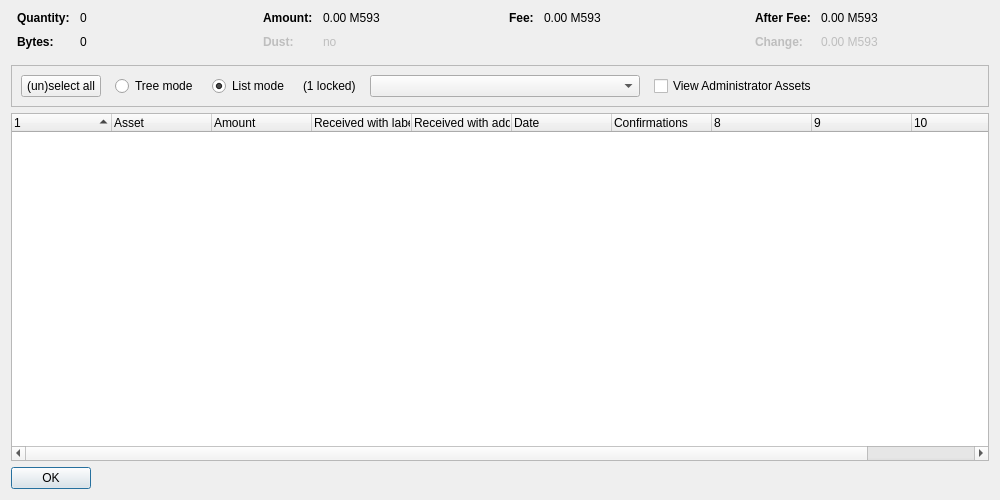
<?xml version="1.0" encoding="UTF-8"?>
<ui version="4.0">
 <class>AssetControlDialog</class>
 <widget class="QDialog" name="AssetControlDialog">
  <property name="geometry">
   <rect>
    <x>0</x>
    <y>0</y>
    <width>1000</width>
    <height>500</height>
   </rect>
  </property>
  <property name="windowTitle">
   <string>Asset Selection</string>
  </property>
  <layout class="QVBoxLayout" name="verticalLayout">
   <item>
    <layout class="QHBoxLayout" name="horizontalLayoutTop" stretch="0,0,0,0">
     <property name="topMargin">
      <number>0</number>
     </property>
     <property name="bottomMargin">
      <number>10</number>
     </property>
     <item>
      <layout class="QFormLayout" name="formLayoutAssetControl1">
       <property name="horizontalSpacing">
        <number>10</number>
       </property>
       <property name="verticalSpacing">
        <number>10</number>
       </property>
       <property name="leftMargin">
        <number>6</number>
       </property>
       <property name="rightMargin">
        <number>6</number>
       </property>
       <item row="0" column="0">
        <widget class="QLabel" name="labelAssetControlQuantityText">
         <property name="font">
          <font>
           <weight>75</weight>
           <bold>true</bold>
          </font>
         </property>
         <property name="text">
          <string>Quantity:</string>
         </property>
        </widget>
       </item>
       <item row="0" column="1">
        <widget class="QLabel" name="labelAssetControlQuantity">
         <property name="cursor">
          <cursorShape>IBeamCursor</cursorShape>
         </property>
         <property name="contextMenuPolicy">
          <enum>Qt::ActionsContextMenu</enum>
         </property>
         <property name="text">
          <string notr="true">0</string>
         </property>
         <property name="textInteractionFlags">
          <set>Qt::LinksAccessibleByMouse|Qt::TextSelectableByKeyboard|Qt::TextSelectableByMouse</set>
         </property>
        </widget>
       </item>
       <item row="1" column="0">
        <widget class="QLabel" name="labelAssetControlBytesText">
         <property name="font">
          <font>
           <weight>75</weight>
           <bold>true</bold>
          </font>
         </property>
         <property name="text">
          <string>Bytes:</string>
         </property>
        </widget>
       </item>
       <item row="1" column="1">
        <widget class="QLabel" name="labelAssetControlBytes">
         <property name="cursor">
          <cursorShape>IBeamCursor</cursorShape>
         </property>
         <property name="contextMenuPolicy">
          <enum>Qt::ActionsContextMenu</enum>
         </property>
         <property name="text">
          <string notr="true">0</string>
         </property>
         <property name="textInteractionFlags">
          <set>Qt::LinksAccessibleByMouse|Qt::TextSelectableByKeyboard|Qt::TextSelectableByMouse</set>
         </property>
        </widget>
       </item>
      </layout>
     </item>
     <item>
      <layout class="QFormLayout" name="formLayoutAssetControl2">
       <property name="horizontalSpacing">
        <number>10</number>
       </property>
       <property name="verticalSpacing">
        <number>10</number>
       </property>
       <property name="leftMargin">
        <number>6</number>
       </property>
       <property name="rightMargin">
        <number>6</number>
       </property>
       <item row="0" column="0">
        <widget class="QLabel" name="labelAssetControlAmountText">
         <property name="font">
          <font>
           <weight>75</weight>
           <bold>true</bold>
          </font>
         </property>
         <property name="text">
          <string>Amount:</string>
         </property>
        </widget>
       </item>
       <item row="0" column="1">
        <widget class="QLabel" name="labelAssetControlAmount">
         <property name="cursor">
          <cursorShape>IBeamCursor</cursorShape>
         </property>
         <property name="contextMenuPolicy">
          <enum>Qt::ActionsContextMenu</enum>
         </property>
         <property name="text">
          <string notr="true">0.00 M593</string>
         </property>
         <property name="textInteractionFlags">
          <set>Qt::LinksAccessibleByMouse|Qt::TextSelectableByKeyboard|Qt::TextSelectableByMouse</set>
         </property>
        </widget>
       </item>
       <item row="1" column="0">
        <widget class="QLabel" name="labelAssetControlLowOutputText">
         <property name="enabled">
          <bool>false</bool>
         </property>
         <property name="font">
          <font>
           <weight>75</weight>
           <bold>true</bold>
          </font>
         </property>
         <property name="text">
          <string>Dust:</string>
         </property>
        </widget>
       </item>
       <item row="1" column="1">
        <widget class="QLabel" name="labelAssetControlLowOutput">
         <property name="enabled">
          <bool>false</bool>
         </property>
         <property name="cursor">
          <cursorShape>IBeamCursor</cursorShape>
         </property>
         <property name="contextMenuPolicy">
          <enum>Qt::ActionsContextMenu</enum>
         </property>
         <property name="text">
          <string notr="true">no</string>
         </property>
         <property name="textInteractionFlags">
          <set>Qt::LinksAccessibleByMouse|Qt::TextSelectableByKeyboard|Qt::TextSelectableByMouse</set>
         </property>
        </widget>
       </item>
      </layout>
     </item>
     <item>
      <layout class="QFormLayout" name="formLayoutAssetControl3">
       <property name="horizontalSpacing">
        <number>10</number>
       </property>
       <property name="verticalSpacing">
        <number>10</number>
       </property>
       <property name="leftMargin">
        <number>6</number>
       </property>
       <property name="rightMargin">
        <number>6</number>
       </property>
       <item row="0" column="0">
        <widget class="QLabel" name="labelAssetControlFeeText">
         <property name="font">
          <font>
           <weight>75</weight>
           <bold>true</bold>
          </font>
         </property>
         <property name="text">
          <string>Fee:</string>
         </property>
        </widget>
       </item>
       <item row="0" column="1">
        <widget class="QLabel" name="labelAssetControlFee">
         <property name="cursor">
          <cursorShape>IBeamCursor</cursorShape>
         </property>
         <property name="contextMenuPolicy">
          <enum>Qt::ActionsContextMenu</enum>
         </property>
         <property name="text">
          <string notr="true">0.00 M593</string>
         </property>
         <property name="textInteractionFlags">
          <set>Qt::LinksAccessibleByMouse|Qt::TextSelectableByKeyboard|Qt::TextSelectableByMouse</set>
         </property>
        </widget>
       </item>
      </layout>
     </item>
     <item>
      <layout class="QFormLayout" name="formLayoutAssetControl4">
       <property name="horizontalSpacing">
        <number>10</number>
       </property>
       <property name="verticalSpacing">
        <number>10</number>
       </property>
       <property name="leftMargin">
        <number>6</number>
       </property>
       <property name="rightMargin">
        <number>6</number>
       </property>
       <item row="0" column="0">
        <widget class="QLabel" name="labelAssetControlAfterFeeText">
         <property name="font">
          <font>
           <weight>75</weight>
           <bold>true</bold>
          </font>
         </property>
         <property name="text">
          <string>After Fee:</string>
         </property>
        </widget>
       </item>
       <item row="0" column="1">
        <widget class="QLabel" name="labelAssetControlAfterFee">
         <property name="cursor">
          <cursorShape>IBeamCursor</cursorShape>
         </property>
         <property name="contextMenuPolicy">
          <enum>Qt::ActionsContextMenu</enum>
         </property>
         <property name="text">
          <string notr="true">0.00 M593</string>
         </property>
         <property name="textInteractionFlags">
          <set>Qt::LinksAccessibleByMouse|Qt::TextSelectableByKeyboard|Qt::TextSelectableByMouse</set>
         </property>
        </widget>
       </item>
       <item row="1" column="0">
        <widget class="QLabel" name="labelAssetControlChangeText">
         <property name="enabled">
          <bool>false</bool>
         </property>
         <property name="font">
          <font>
           <weight>75</weight>
           <bold>true</bold>
          </font>
         </property>
         <property name="text">
          <string>Change:</string>
         </property>
        </widget>
       </item>
       <item row="1" column="1">
        <widget class="QLabel" name="labelAssetControlChange">
         <property name="enabled">
          <bool>false</bool>
         </property>
         <property name="cursor">
          <cursorShape>IBeamCursor</cursorShape>
         </property>
         <property name="contextMenuPolicy">
          <enum>Qt::ActionsContextMenu</enum>
         </property>
         <property name="text">
          <string notr="true">0.00 M593</string>
         </property>
         <property name="textInteractionFlags">
          <set>Qt::LinksAccessibleByMouse|Qt::TextSelectableByKeyboard|Qt::TextSelectableByMouse</set>
         </property>
        </widget>
       </item>
      </layout>
     </item>
    </layout>
   </item>
   <item>
    <widget class="QFrame" name="frame">
     <property name="minimumSize">
      <size>
       <width>0</width>
       <height>40</height>
      </size>
     </property>
     <property name="frameShape">
      <enum>QFrame::StyledPanel</enum>
     </property>
     <property name="frameShadow">
      <enum>QFrame::Sunken</enum>
     </property>
     <layout class="QHBoxLayout" name="horizontalLayout">
      <item>
       <layout class="QHBoxLayout" name="horizontalLayoutPanel" stretch="0,0,0,0,0,0,0">
        <property name="spacing">
         <number>14</number>
        </property>
        <item>
         <widget class="QPushButton" name="pushButtonSelectAll">
          <property name="sizePolicy">
           <sizepolicy hsizetype="Maximum" vsizetype="Fixed">
            <horstretch>0</horstretch>
            <verstretch>0</verstretch>
           </sizepolicy>
          </property>
          <property name="text">
           <string>(un)select all</string>
          </property>
          <property name="autoDefault">
           <bool>false</bool>
          </property>
         </widget>
        </item>
        <item>
         <widget class="QRadioButton" name="radioTreeMode">
          <property name="sizePolicy">
           <sizepolicy hsizetype="Maximum" vsizetype="Fixed">
            <horstretch>0</horstretch>
            <verstretch>0</verstretch>
           </sizepolicy>
          </property>
          <property name="text">
           <string>Tree mode</string>
          </property>
         </widget>
        </item>
        <item>
         <widget class="QRadioButton" name="radioListMode">
          <property name="sizePolicy">
           <sizepolicy hsizetype="Maximum" vsizetype="Fixed">
            <horstretch>0</horstretch>
            <verstretch>0</verstretch>
           </sizepolicy>
          </property>
          <property name="text">
           <string>List mode</string>
          </property>
          <property name="checked">
           <bool>true</bool>
          </property>
         </widget>
        </item>
        <item>
         <widget class="QLabel" name="labelLocked">
          <property name="text">
           <string notr="true">(1 locked)</string>
          </property>
         </widget>
        </item>
        <item>
         <widget class="QComboBox" name="assetList">
          <property name="minimumContentsLength">
           <number>30</number>
          </property>
         </widget>
        </item>
        <item>
         <widget class="QCheckBox" name="viewAdministrator">
          <property name="toolTip">
           <string>View assets that you have the ownership asset for</string>
          </property>
          <property name="text">
           <string>View Administrator Assets</string>
          </property>
         </widget>
        </item>
        <item>
         <spacer name="horizontalSpacer">
          <property name="orientation">
           <enum>Qt::Horizontal</enum>
          </property>
          <property name="sizeHint" stdset="0">
           <size>
            <width>40</width>
            <height>20</height>
           </size>
          </property>
         </spacer>
        </item>
       </layout>
      </item>
     </layout>
    </widget>
   </item>
   <item>
    <widget class="AssetControlTreeWidget" name="treeWidget">
     <property name="contextMenuPolicy">
      <enum>Qt::CustomContextMenu</enum>
     </property>
     <property name="sortingEnabled">
      <bool>false</bool>
     </property>
     <property name="columnCount">
      <number>11</number>
     </property>
     <attribute name="headerShowSortIndicator" stdset="0">
      <bool>true</bool>
     </attribute>
     <attribute name="headerStretchLastSection">
      <bool>false</bool>
     </attribute>
     <column>
      <property name="text">
       <string/>
      </property>
     </column>
     <column>
      <property name="text">
       <string>Asset</string>
      </property>
     </column>
     <column>
      <property name="text">
       <string>Amount</string>
      </property>
     </column>
     <column>
      <property name="text">
       <string>Received with label</string>
      </property>
     </column>
     <column>
      <property name="text">
       <string>Received with address</string>
      </property>
     </column>
     <column>
      <property name="text">
       <string>Date</string>
      </property>
     </column>
     <column>
      <property name="text">
       <string>Confirmations</string>
      </property>
      <property name="toolTip">
       <string>Confirmed</string>
      </property>
     </column>
     <column>
      <property name="text">
       <string/>
      </property>
     </column>
     <column>
      <property name="text">
       <string/>
      </property>
     </column>
     <column>
      <property name="text">
       <string/>
      </property>
     </column>
     <column>
      <property name="text">
       <string/>
      </property>
     </column>
    </widget>
   </item>
   <item>
    <widget class="QDialogButtonBox" name="buttonBox">
     <property name="sizePolicy">
      <sizepolicy hsizetype="Maximum" vsizetype="Fixed">
       <horstretch>0</horstretch>
       <verstretch>0</verstretch>
      </sizepolicy>
     </property>
     <property name="orientation">
      <enum>Qt::Horizontal</enum>
     </property>
     <property name="standardButtons">
      <set>QDialogButtonBox::Ok</set>
     </property>
    </widget>
   </item>
  </layout>
 </widget>
 <customwidgets>
  <customwidget>
   <class>AssetControlTreeWidget</class>
   <extends>QTreeWidget</extends>
   <header location="global">assetcontroltreewidget.h</header>
  </customwidget>
 </customwidgets>
 <resources/>
 <connections/>
</ui>
